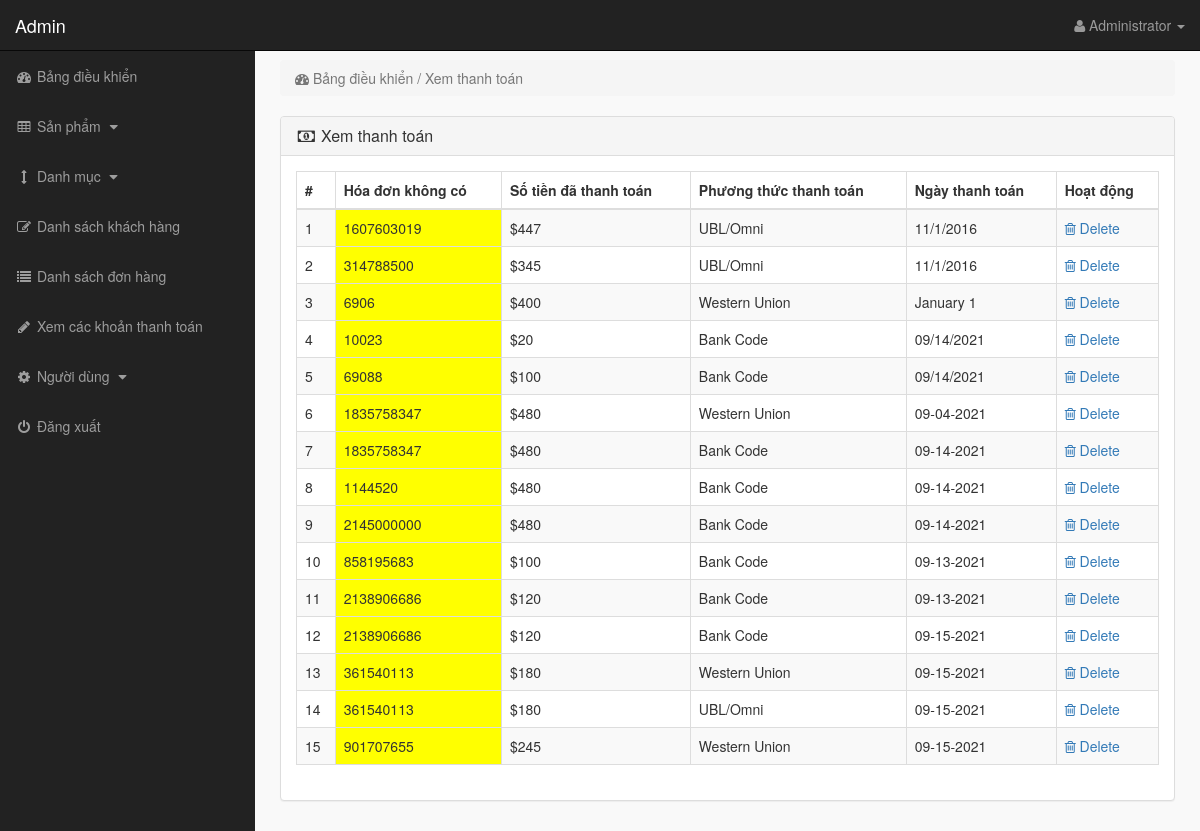
The page /admin/index.php?view_payments (signed in) on the database as committed earlier.
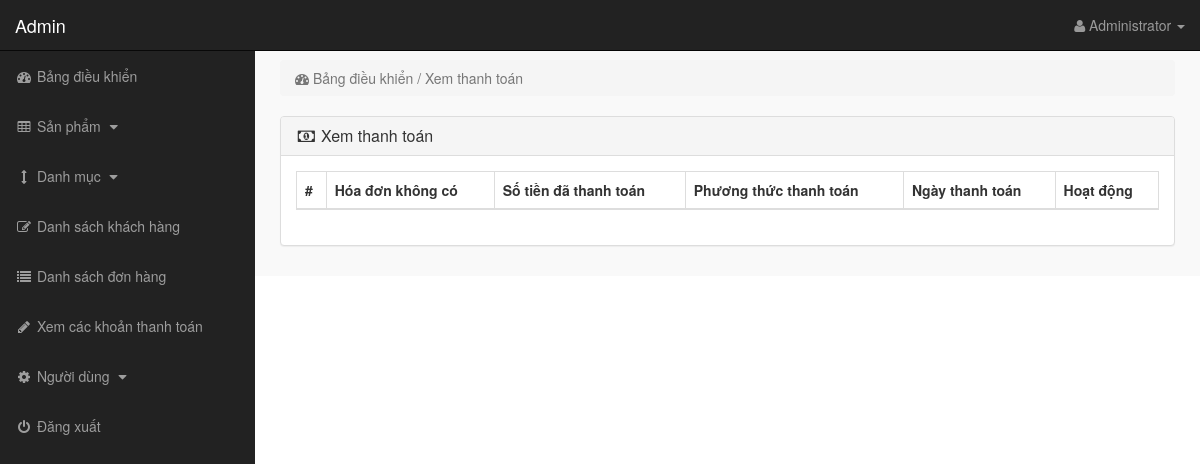
The same page on the database as committed later.
### tables this page shows
CREATE TABLE `payments` (
  `payment_id` int(10) NOT NULL,
  `invoice_no` int(10) NOT NULL,
  `amount` int(10) NOT NULL,
  `payment_mode` text NOT NULL,
  `ref_no` int(10) NOT NULL,
  `code` int(10) NOT NULL,
  `payment_date` text NOT NULL
);

### admin/view_payments.php (the view, shortened to what this page needs)
<?php
if(!isset($_SESSION['admin_email'])){
echo "<script>window.open('login.php','_self')</script>";
}
else {
?>
<div class="row">
<div class="col-lg-12">
<ol class="breadcrumb">
<li class="active">
<i class="fa fa-dashboard"></i> Bảng điều khiển / Xem thanh toán
</li>
</ol>
</div>
</div>
<div class="row">
<div class="col-lg-12">
<div class="panel panel-default">
<div class="panel-heading">
<h3 class="panel-title">
<i class="fa fa-money fa-fw"> </i> Xem thanh toán
</h3>
</div>
<div class="panel-body">
<div class="table-responsive">
<table class="table table-hover table-bordered table-striped">
<thead>
<tr>
<th>#</th>
<th>Hóa đơn không có</th>
<th>Số tiền đã thanh toán</th>
<th>Phương thức thanh toán	</th>
<th>Ngày thanh toán</th>
<th>Hoạt động</th>
</tr>
</thead>
<tbody>
<?php
$i = 0;
$get_payments = "select * from payments";
$run_payments = mysqli_query($con,$get_payments);
while($row_payments = mysqli_fetch_array($run_payments)){
$payment_id = $row_payments['payment_id'];
$invoice_no = $row_payments['invoice_no'];
$amount = $row_payments['amount'];
$payment_mode = $row_payments['payment_mode'];
$payment_date = $row_payments['payment_date'];
$i++;
?>
<tr>
<td><?php echo $i; ?></td>
<td bgcolor="yellow" ><?php echo $invoice_no; ?></td>
<td>$<?php echo $amount; ?></td>
<td><?php echo $payment_mode; ?></td>
<td><?php echo $payment_date; ?></td>
<td>
<a href="index.php?payment_delete=<?php echo $payment_id; ?>" >
<i class="fa fa-trash-o" ></i> Delete
</a>
</td>
</tr>
<?php } ?>
</tbody>
</table>
</div>
</div>
</div>
</div>
</div>
<?php } ?>

Rows that differ between the two databases and show on the page:
removed payments: invoice_no "1607603019", amount "447", payment_mode "UBL/Omni", payment_date "11/1/2016"
removed payments: invoice_no "314788500", amount "345", payment_mode "UBL/Omni", payment_date "11/1/2016"
removed payments: invoice_no "6906", amount "400", payment_mode "Western Union", payment_date "January 1"
removed payments: invoice_no "10023", amount "20", payment_mode "Bank Code", payment_date "09/14/2021"
removed payments: invoice_no "69088", amount "100", payment_mode "Bank Code", payment_date "09/14/2021"
removed payments: invoice_no "1835758347", amount "480", payment_mode "Western Union", payment_date "09-04-2021"
removed payments: invoice_no "1835758347", amount "480", payment_mode "Bank Code", payment_date "09-14-2021"
removed payments: invoice_no "1144520", amount "480", payment_mode "Bank Code", payment_date "09-14-2021"
removed payments: invoice_no "2145000000", amount "480", payment_mode "Bank Code", payment_date "09-14-2021"
removed payments: invoice_no "858195683", amount "100", payment_mode "Bank Code", payment_date "09-13-2021"
removed payments: invoice_no "2138906686", amount "120", payment_mode "Bank Code", payment_date "09-13-2021"
removed payments: invoice_no "2138906686", amount "120", payment_mode "Bank Code", payment_date "09-15-2021"
removed payments: invoice_no "361540113", amount "180", payment_mode "Western Union", payment_date "09-15-2021"
removed payments: invoice_no "361540113", amount "180", payment_mode "UBL/Omni", payment_date "09-15-2021"
removed payments: invoice_no "901707655", amount "245", payment_mode "Western Union", payment_date "09-15-2021"
